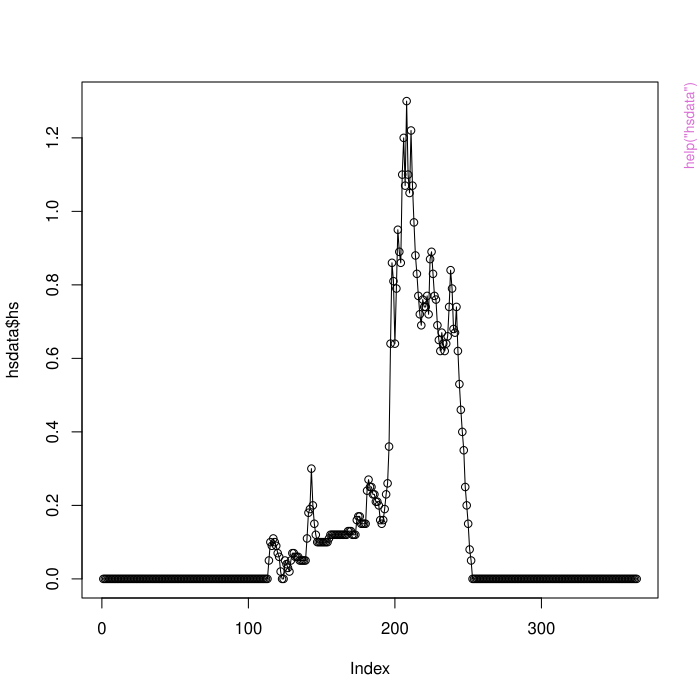

The R source for this figure:
pkgname <- "nixmass"
source(file.path(R.home("share"), "R", "examples-header.R"))
options(warn = 1)
options(pager = "console")
base::assign(".ExTimings", "nixmass-Ex.timings", pos = 'CheckExEnv')
base::cat("name\tuser\tsystem\telapsed\n", file=base::get(".ExTimings", pos = 'CheckExEnv'))
base::assign(".format_ptime",
function(x) {
  if(!is.na(x[4L])) x[1L] <- x[1L] + x[4L]
  if(!is.na(x[5L])) x[2L] <- x[2L] + x[5L]
  options(OutDec = '.')
  format(x[1L:3L], digits = 7L)
},
pos = 'CheckExEnv')

### * </HEADER>
library('nixmass')

base::assign(".oldSearch", base::search(), pos = 'CheckExEnv')
base::assign(".old_wd", base::getwd(), pos = 'CheckExEnv')
cleanEx()
nameEx("hsdata")
### * hsdata

flush(stderr()); flush(stdout())

base::assign(".ptime", proc.time(), pos = "CheckExEnv")
### Name: hsdata
### Title: Daily snow height data for a northern alpine station
### Aliases: hsdata

### ** Examples

## Load example data 
data("hsdata")

## explore dataset
head(hsdata)
plot(hsdata$hs, type="o")

## compute snow water equivalents
o <- nixmass(hsdata, model="delta.snow",verbose=TRUE)
plot(o)
     
o1 <- nixmass(hsdata, alt=600, region.jo09 = 6, region.gu19 = "central",
             snowclass.st10 = "alpine", verbose = FALSE)
plot(o1)
summary(o1)




base::assign(".dptime", (proc.time() - get(".ptime", pos = "CheckExEnv")), pos = "CheckExEnv")
base::cat("hsdata", base::get(".format_ptime", pos = 'CheckExEnv')(get(".dptime", pos = "CheckExEnv")), "\n", file=base::get(".ExTimings", pos = 'CheckExEnv'), append=TRUE, sep="\t")
cleanEx()
nameEx("nixmass")
### * nixmass

flush(stderr()); flush(stdout())

base::assign(".ptime", proc.time(), pos = "CheckExEnv")
### Name: nixmass
### Title: SWE modeling with the delta.snow process based model and several
###   emprical regression models.
### Aliases: nixmass

### ** Examples

## Load example data with realistic snow height values 
## from a station at 600 meters in the northern Alps
## Note that the winter season is set to an arbitrary date 
## to mask its origin
data("hsdata")
o <- nixmass(hsdata, model="delta.snow",verbose=TRUE)
plot(o)
     
o1 <- nixmass(hsdata, alt=600, region.jo09=6, region.gu19 = "central",
             snowclass.st10 = "alpine", verbose = FALSE)
plot(o1)
summary(o1)



base::assign(".dptime", (proc.time() - get(".ptime", pos = "CheckExEnv")), pos = "CheckExEnv")
base::cat("nixmass", base::get(".format_ptime", pos = 'CheckExEnv')(get(".dptime", pos = "CheckExEnv")), "\n", file=base::get(".ExTimings", pos = 'CheckExEnv'), append=TRUE, sep="\t")
### * <FOOTER>
###
cleanEx()
options(digits = 7L)
base::cat("Time elapsed: ", proc.time() - base::get("ptime", pos = 'CheckExEnv'),"\n")
grDevices::dev.off()
###
### Local variables: ***
### mode: outline-minor ***
### outline-regexp: "\\(> \\)?### [*]+" ***
### End: ***
quit('no')
